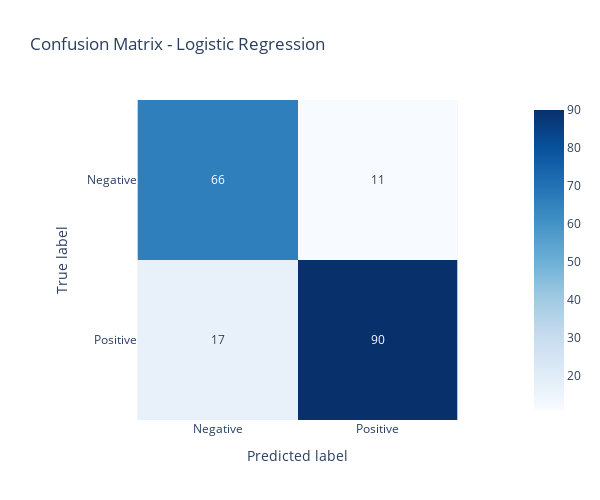
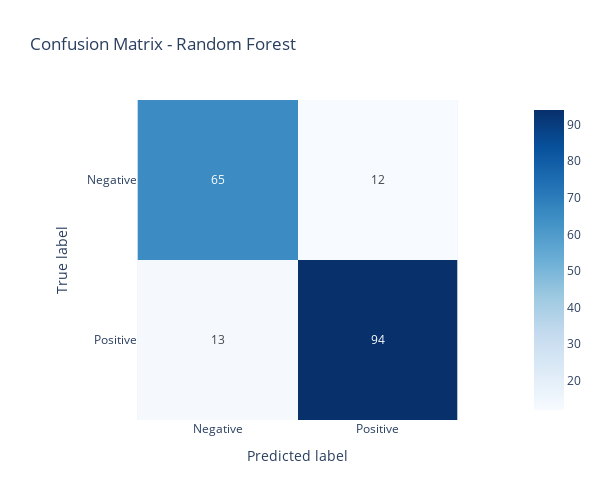
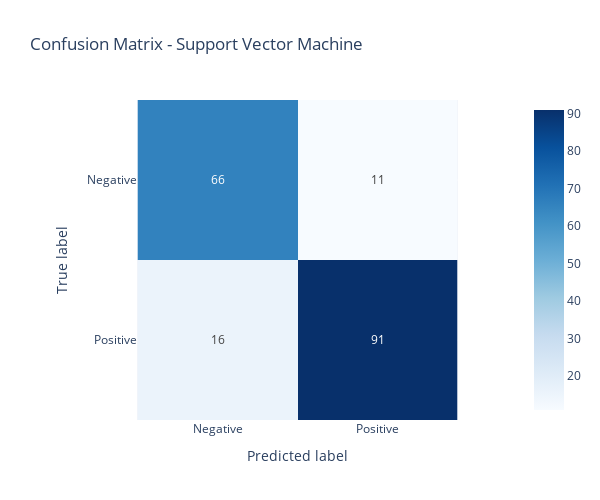
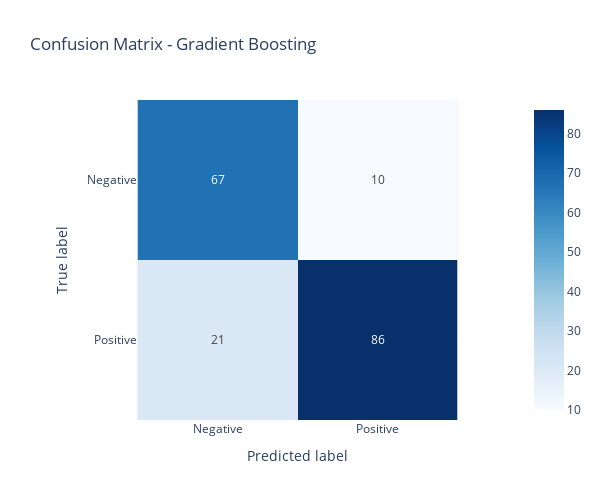

The notebook cell saved with these charts, in order:
### Markdown cell above
### Evaluierung
Evaluierung
Die Evaluierung der Modelle umfasst mehrere Schritte und Techniken, die ein umfassendes Bild der Modellleistung und -interpretation liefern.

#### KonfusionMatrix
Konfusionsmatrix
Die Konfusionsmatrix ist ein wesentliches Werkzeug zur Visualisierung der Modellleistung bei Klassifikationsaufgaben. Sie stellt dar, wie viele Instanzen korrekt und falsch klassifiziert wurden:

True Positives (TP): Korrekt als positiv klassifizierte Instanzen
True Negatives (TN): Korrekt als negativ klassifizierte Instanzen
False Positives (FP): Fälschlicherweise als positiv klassifizierte Instanzen (Typ I Fehler)
False Negatives (FN): Fälschlicherweise als negativ klassifizierte Instanzen (Typ II Fehler)

Im Kontext der medizinischen Behandlung ist es von besonderer Bedeutung, die Anzahl der False Negatives zu minimieren. Ein False Negative bedeutet, dass eine tatsächlich erkrankte Person als gesund eingestuft wird, was zu verzögerter oder ausbleibender Behandlung führen kann. Daher liegt unser Fokus darauf, die Spezifität (True Negative Rate) zu erhöhen.

Eine hohe Spezifität geht oft auf Kosten der Sensitivität (True Positive Rate). In unserem Fall ist es jedoch akzeptabler, einige False Positives (gesunde Personen, die fälschlicherweise als krank eingestuft werden) in Kauf zu nehmen, um sicherzustellen, dass möglichst wenige erkrankte Personen übersehen werden. Diese Abwägung zwischen Spezifität und Sensitivität ist ein kritischer Aspekt bei der Modelloptimierung und -auswahl im medizinischen Bereich.

#### Classification Report
Der Classification Report bietet eine detaillierte Übersicht über die Leistung des Modells, einschließlich Metriken wie Precision, Recall und F1-Score für jede Klasse.

#### Partial Dependence Plots
Partial Dependence Plots visualisieren den Einfluss einzelner Features auf die Vorhersagen des Modells, während alle anderen Features konstant gehalten werden. Diese Plots sind besonders nützlich, um nicht-lineare Beziehungen 
und Interaktionen zwischen Features zu verstehen.

#### Shap
Für Baummodelle (XGBoost und Random Forest):

SHAP verwendet einen speziellen Algorithmus namens "TreeExplainer".
Dieser kann exakte SHAP-Werte effizient berechnen.
Das Ergebnis ist ein Balkendiagramm (Bar Plot), das die durchschnittliche Auswirkung jedes Features zeigt.


Für andere Modelle (wie SVM, Logistische Regression):

SHAP verwendet einen allgemeineren Ansatz namens "KernelExplainer".
Dieser schätzt die SHAP-Werte durch Stichproben, was weniger präzise, aber flexibler ist.
Das Ergebnis ist ein Punktdiagramm (Dotted Plot), das die Verteilung der Auswirkungen für jedes Feature zeigt.



Der Hauptgrund für diesen Unterschied ist, dass Baummodelle eine spezielle Struktur haben, die eine effizientere und genauere Berechnung der SHAP-Werte ermöglicht. Für andere Modelltypen muss SHAP einen allgemeineren, aber rechenintensiveren Ansatz verwenden.
Beide Plottypen sind nützlich:

Bar Plots geben einen klaren Überblick über die durchschnittliche Wichtigkeit.
Dotted Plots zeigen zusätzlich, wie die Auswirkungen über verschiedene Datenpunkte variieren können.

### Code cell
# Finale Evaluation und Visualisierungen
accuracies = {}
auc_scores = {}
for name, model in best_models.items():
    print(f"\nFinal Evaluation for {name}:")
    y_pred = model.predict(X_test)
    y_pred_proba = model.predict_proba(X_test)[:, 1]
    print(classification_report(y_test, y_pred))
    
    # Konfusionsmatrix
    cm_fig = plot_confusion_matrix_plotly(y_test, y_pred, name)
    cm_fig.show()
    
    # Feature Importance
    fi_fig = plot_feature_importance(model, X_train, name)
    if fi_fig:
        fi_fig.show()
    
    # Partial Dependence Plots (für die Top 3 Features)
    if hasattr(model, 'feature_importances_'):
        top_features = pd.DataFrame({'feature': X_train.columns, 'importance': model.feature_importances_})
        top_features = top_features.sort_values('importance', ascending=False).head(3)
        for feature in top_features['feature']:
            plot_pdp(model, X_train, feature, name)

    # SHAP-Summary-Plot hinzufügen
    #plot_shap_summary(model, X_test, name)
    
    accuracies[name] = model.score(X_test, y_test)
    fpr, tpr, _ = roc_curve(y_test, y_pred_proba)
    auc_scores[name] = auc(fpr, tpr)

### Figure 1 — Plotly figure (JSON) as saved in the notebook; plotly's stock layout.template omitted (floating-point values rounded to 4 significant figures)
{"data": [{"coloraxis": "coloraxis", "hovertemplate": "Predicted label: %{x}<br>True label: %{y}<br>color: %{z}<extra></extra>", "name": "0", "texttemplate": "%{z}", "type": "heatmap", "x": ["Negative", "Positive"], "xaxis": "x", "y": ["Negative", "Positive"], "yaxis": "y", "z": [[66, 11], [17, 90]]}], "layout": {"coloraxis": {"colorscale": [[0, "rgb(247,251,255)"], [0.125, "rgb(222,235,247)"], [0.25, "rgb(198,219,239)"], [0.375, "rgb(158,202,225)"], [0.5, "rgb(107,174,214)"], [0.625, "rgb(66,146,198)"], [0.75, "rgb(33,113,181)"], [0.875, "rgb(8,81,156)"], [1, "rgb(8,48,107)"]]}, "height": 500, "title": {"text": "Confusion Matrix - Logistic Regression"}, "width": 600, "xaxis": {"anchor": "y", "constrain": "domain", "domain": [0, 1], "scaleanchor": "y", "title": {"text": "Predicted label"}}, "yaxis": {"anchor": "x", "autorange": "reversed", "constrain": "domain", "domain": [0, 1], "title": {"text": "True label"}}}}

### Figure 2 — Plotly figure (JSON) as saved in the notebook; plotly's stock layout.template omitted (floating-point values rounded to 4 significant figures)
{"data": [{"coloraxis": "coloraxis", "hovertemplate": "Predicted label: %{x}<br>True label: %{y}<br>color: %{z}<extra></extra>", "name": "0", "texttemplate": "%{z}", "type": "heatmap", "x": ["Negative", "Positive"], "xaxis": "x", "y": ["Negative", "Positive"], "yaxis": "y", "z": [[65, 12], [13, 94]]}], "layout": {"coloraxis": {"colorscale": [[0, "rgb(247,251,255)"], [0.125, "rgb(222,235,247)"], [0.25, "rgb(198,219,239)"], [0.375, "rgb(158,202,225)"], [0.5, "rgb(107,174,214)"], [0.625, "rgb(66,146,198)"], [0.75, "rgb(33,113,181)"], [0.875, "rgb(8,81,156)"], [1, "rgb(8,48,107)"]]}, "height": 500, "title": {"text": "Confusion Matrix - Random Forest"}, "width": 600, "xaxis": {"anchor": "y", "constrain": "domain", "domain": [0, 1], "scaleanchor": "y", "title": {"text": "Predicted label"}}, "yaxis": {"anchor": "x", "autorange": "reversed", "constrain": "domain", "domain": [0, 1], "title": {"text": "True label"}}}}

### Figure 3 — Plotly figure (JSON) as saved in the notebook; plotly's stock layout.template omitted (floating-point values rounded to 4 significant figures)
{"data": [{"coloraxis": "coloraxis", "hovertemplate": "Predicted label: %{x}<br>True label: %{y}<br>color: %{z}<extra></extra>", "name": "0", "texttemplate": "%{z}", "type": "heatmap", "x": ["Negative", "Positive"], "xaxis": "x", "y": ["Negative", "Positive"], "yaxis": "y", "z": [[66, 11], [16, 91]]}], "layout": {"coloraxis": {"colorscale": [[0, "rgb(247,251,255)"], [0.125, "rgb(222,235,247)"], [0.25, "rgb(198,219,239)"], [0.375, "rgb(158,202,225)"], [0.5, "rgb(107,174,214)"], [0.625, "rgb(66,146,198)"], [0.75, "rgb(33,113,181)"], [0.875, "rgb(8,81,156)"], [1, "rgb(8,48,107)"]]}, "height": 500, "title": {"text": "Confusion Matrix - Support Vector Machine"}, "width": 600, "xaxis": {"anchor": "y", "constrain": "domain", "domain": [0, 1], "scaleanchor": "y", "title": {"text": "Predicted label"}}, "yaxis": {"anchor": "x", "autorange": "reversed", "constrain": "domain", "domain": [0, 1], "title": {"text": "True label"}}}}

### Figure 4 — Plotly figure (JSON) as saved in the notebook; plotly's stock layout.template omitted (floating-point values rounded to 4 significant figures)
{"data": [{"coloraxis": "coloraxis", "hovertemplate": "Predicted label: %{x}<br>True label: %{y}<br>color: %{z}<extra></extra>", "name": "0", "texttemplate": "%{z}", "type": "heatmap", "x": ["Negative", "Positive"], "xaxis": "x", "y": ["Negative", "Positive"], "yaxis": "y", "z": [[67, 10], [21, 86]]}], "layout": {"coloraxis": {"colorscale": [[0, "rgb(247,251,255)"], [0.125, "rgb(222,235,247)"], [0.25, "rgb(198,219,239)"], [0.375, "rgb(158,202,225)"], [0.5, "rgb(107,174,214)"], [0.625, "rgb(66,146,198)"], [0.75, "rgb(33,113,181)"], [0.875, "rgb(8,81,156)"], [1, "rgb(8,48,107)"]]}, "height": 500, "title": {"text": "Confusion Matrix - Gradient Boosting"}, "width": 600, "xaxis": {"anchor": "y", "constrain": "domain", "domain": [0, 1], "scaleanchor": "y", "title": {"text": "Predicted label"}}, "yaxis": {"anchor": "x", "autorange": "reversed", "constrain": "domain", "domain": [0, 1], "title": {"text": "True label"}}}}
